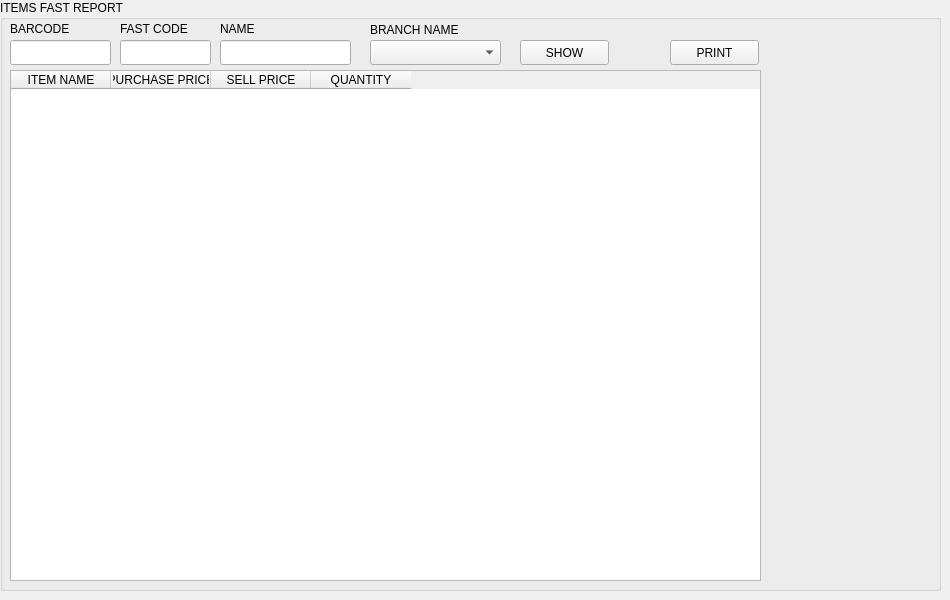
      <widget class="QWidget" name="tab_23">
       <attribute name="title">
        <string>ITEMS FAST REPORT</string>
       </attribute>
       <widget class="QGroupBox" name="groupBox_14">
        <property name="geometry">
         <rect>
          <x>0</x>
          <y>0</y>
          <width>941</width>
          <height>591</height>
         </rect>
        </property>
        <property name="title">
         <string>ITEMS FAST REPORT</string>
        </property>
        <widget class="QLabel" name="label_16">
         <property name="geometry">
          <rect>
           <x>370</x>
           <y>20</y>
           <width>111</width>
           <height>20</height>
          </rect>
         </property>
         <property name="text">
          <string>BRANCH NAME</string>
         </property>
        </widget>
        <widget class="QLineEdit" name="lineEdit_6">
         <property name="geometry">
          <rect>
           <x>10</x>
           <y>40</y>
           <width>101</width>
           <height>25</height>
          </rect>
         </property>
        </widget>
        <widget class="QPushButton" name="pushButton_19">
         <property name="geometry">
          <rect>
           <x>520</x>
           <y>40</y>
           <width>89</width>
           <height>25</height>
          </rect>
         </property>
         <property name="text">
          <string>SHOW</string>
         </property>
        </widget>
        <widget class="QTableWidget" name="tableWidget">
         <property name="geometry">
          <rect>
           <x>10</x>
           <y>70</y>
           <width>751</width>
           <height>511</height>
          </rect>
         </property>
         <property name="editTriggers">
          <set>QAbstractItemView::NoEditTriggers</set>
         </property>
         <column>
          <property name="text">
           <string>ITEM NAME</string>
          </property>
          <property name="textAlignment">
           <set>AlignCenter</set>
          </property>
         </column>
         <column>
          <property name="text">
           <string>PURCHASE PRICE</string>
          </property>
          <property name="textAlignment">
           <set>AlignCenter</set>
          </property>
         </column>
         <column>
          <property name="text">
           <string>SELL PRICE</string>
          </property>
          <property name="textAlignment">
           <set>AlignCenter</set>
          </property>
         </column>
         <column>
          <property name="text">
           <string>QUANTITY</string>
          </property>
          <property name="textAlignment">
           <set>AlignCenter</set>
          </property>
         </column>
        </widget>
        <widget class="QLabel" name="label_9">
         <property name="geometry">
          <rect>
           <x>220</x>
           <y>20</y>
           <width>51</width>
           <height>17</height>
          </rect>
         </property>
         <property name="text">
          <string>NAME</string>
         </property>
        </widget>
        <widget class="QLineEdit" name="lineEdit_13">
         <property name="geometry">
          <rect>
           <x>220</x>
           <y>40</y>
           <width>131</width>
           <height>25</height>
          </rect>
         </property>
        </widget>
        <widget class="QLabel" name="label_8">
         <property name="geometry">
          <rect>
           <x>10</x>
           <y>20</y>
           <width>81</width>
           <height>17</height>
          </rect>
         </property>
         <property name="text">
          <string>BARCODE</string>
         </property>
        </widget>
        <widget class="QComboBox" name="comboBox">
         <property name="geometry">
          <rect>
           <x>370</x>
           <y>40</y>
           <width>131</width>
           <height>25</height>
          </rect>
         </property>
        </widget>
        <widget class="QLabel" name="label_64">
         <property name="geometry">
          <rect>
           <x>120</x>
           <y>20</y>
           <width>81</width>
           <height>17</height>
          </rect>
         </property>
         <property name="text">
          <string>FAST CODE</string>
         </property>
        </widget>
        <widget class="QLineEdit" name="lineEdit_113">
         <property name="geometry">
          <rect>
           <x>120</x>
           <y>40</y>
           <width>91</width>
           <height>25</height>
          </rect>
         </property>
        </widget>
        <widget class="QPushButton" name="pushButton_96">
         <property name="geometry">
          <rect>
           <x>670</x>
           <y>40</y>
           <width>89</width>
           <height>25</height>
          </rect>
         </property>
         <property name="text">
          <string>PRINT</string>
         </property>
        </widget>
       </widget>
      </widget>
